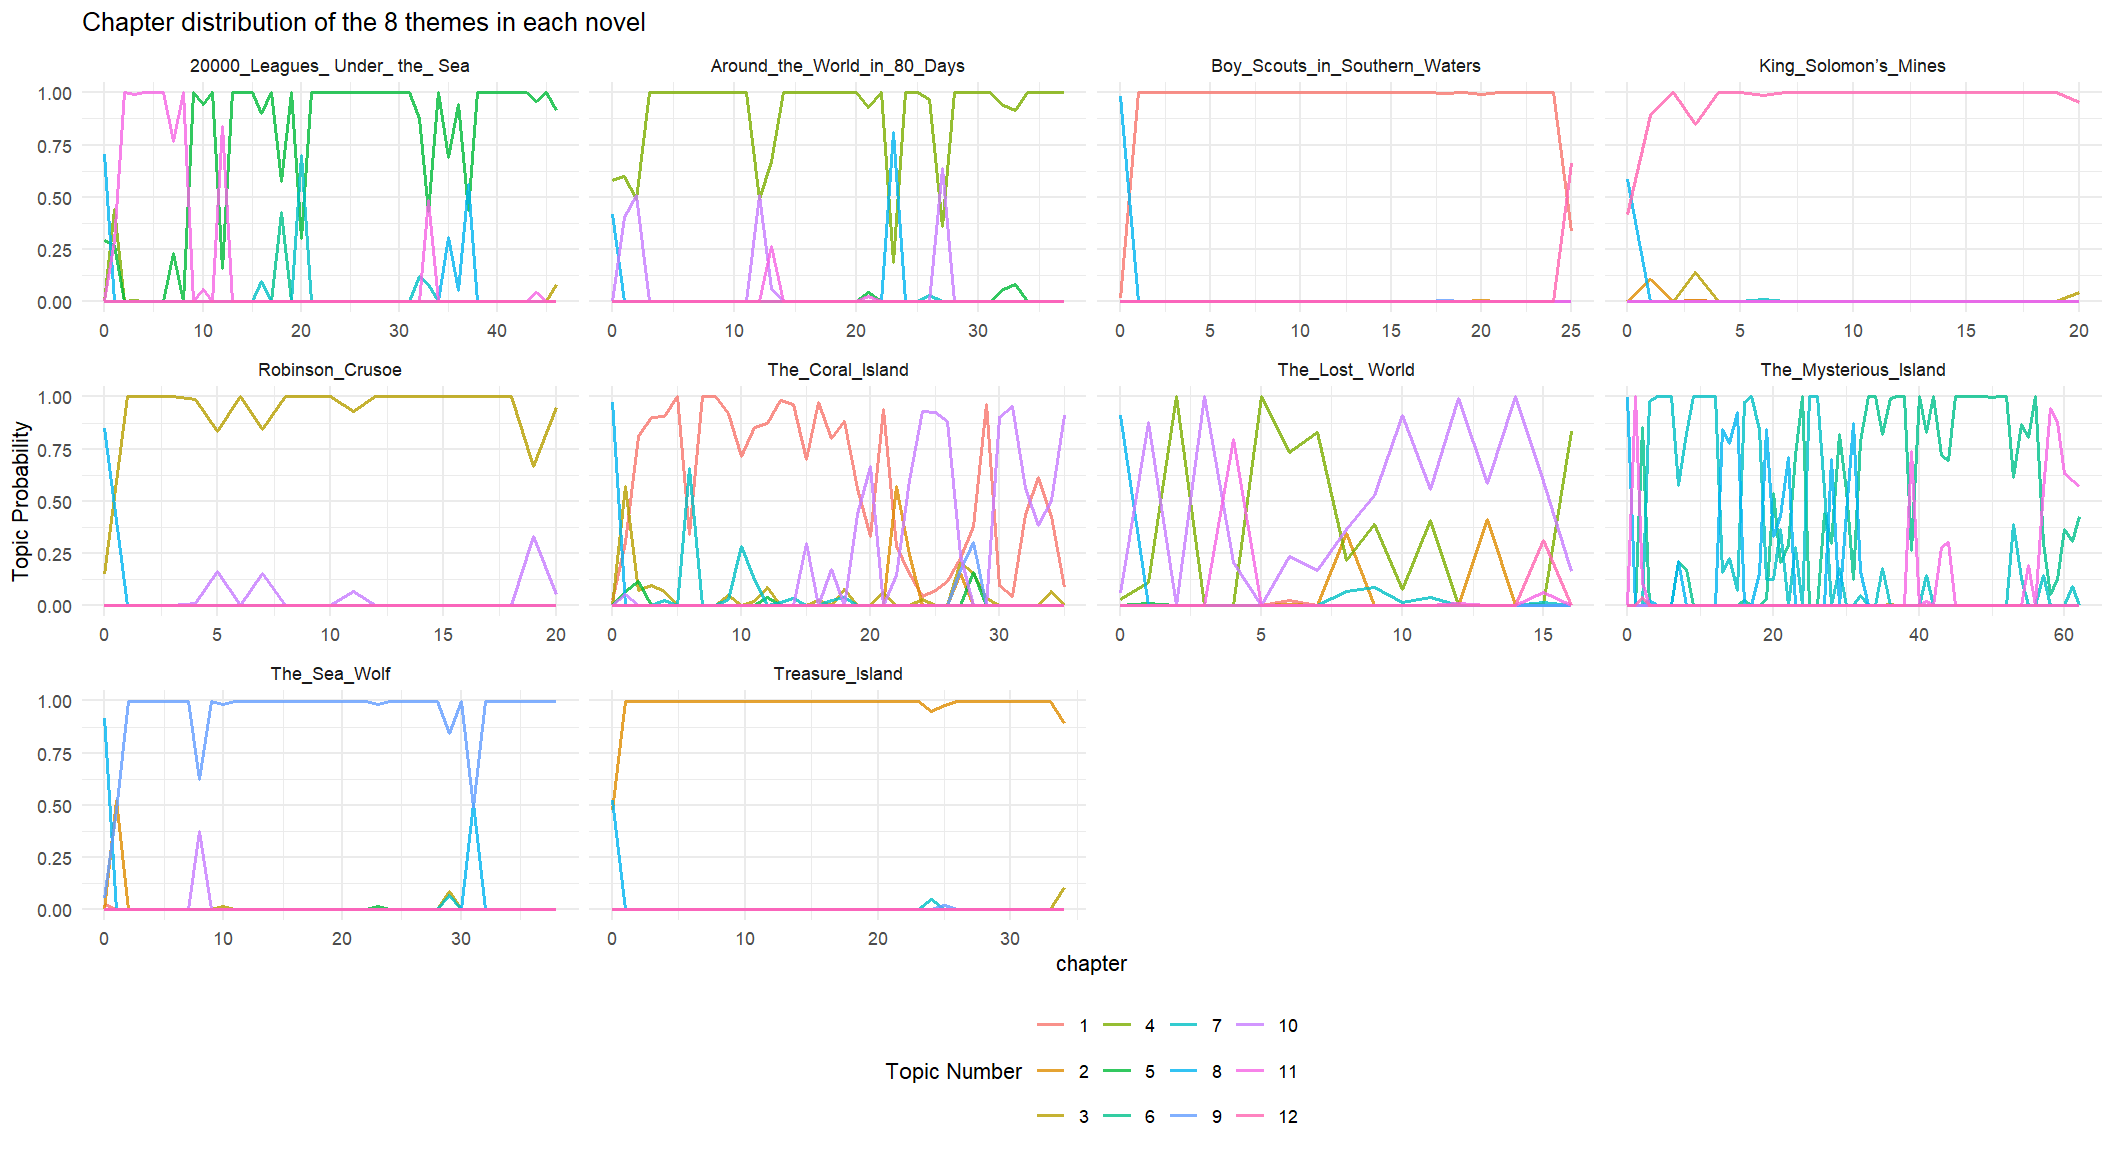

Generate this figure with R:

# Create a chapter ID
book_tokens_id <- book_tokens %>%
  mutate(doc_id = paste(book, chapter, sep = "_"))

# Generate DTM: Each document is a chapter 
chapter_dtm <- book_tokens_id %>%
  count(doc_id, word) %>%
  cast_dtm(document = doc_id, term = word, value = n)

result_k <- FindTopicsNumber(
  chapter_dtm,
  topics = seq(2, 12, by = 2),
  metrics = c("Griffiths2004", "CaoJuan2009", "Arun2010", "Deveaud2014"),
  method = "Gibbs",
  control = list(seed = 123),
  mc.cores = 1L
)

# Visualize selection results
FindTopicsNumber_plot(result_k)

lda_model <- LDA(chapter_dtm, k = 12, control = list(seed = 123))

chapter_topics <- tidy(lda_model, matrix = "gamma")  


chapter_topics <- chapter_topics %>%
  extract(document, into = c("book", "chapter"),
          regex = "^(.*)_(\\d+)$", convert = TRUE)

chapter_topics %>%
  filter(book == "20000_Leagues_Under_the_Sea", chapter == 1)

chapter_topics %>%
  filter(book == "Around_the_World_in_80_Days") %>%
  ggplot(aes(x = chapter, y = gamma, color = factor(topic), group = topic)) +
  geom_line() +
  labs(title = "Chapter topic distribution", y = "Topic Probability", x = "chapter", color = "topic") +
  theme_minimal()

chapter_topics %>%
  filter(book == "20000_Leagues_ Under_ the_ Sea") %>%
  count(topic)

chapter_topics %>%
  ggplot(aes(x = chapter, y = gamma, color = factor(topic), group = topic)) +
  geom_line(linewidth = 0.8, alpha = 0.8) +
  facet_wrap(~ book, scales = "free_x") +
  labs(
    title = "Chapter distribution of the 8 themes in each novel",
    x = "chapter",
    y = "Topic Probability",
    color = "Topic Number"
  ) +
  theme_minimal() +
  theme(legend.position = "bottom")
###################################################################
topic_terms <- tidy(lda_model, matrix = "beta")

# The top 10 most important words for each topic
top_terms <- topic_terms %>%
  group_by(topic) %>%
  top_n(10, beta) %>%
  ungroup() %>%
  arrange(topic, -beta)

# Visualization: The most important words for each topic
top_terms %>%
  mutate(term = reorder_within(term, beta, topic)) %>%
  ggplot(aes(beta, term, fill = factor(topic))) +
  geom_col(show.legend = FALSE) +
  facet_wrap(~ topic, scales = "free") +
  scale_y_reordered() +
  labs(title = "Top 10 Terms in Each Topic", x = "Beta (Term Probability)", y = NULL)

topic_labels <- tibble(
  topic = 1:12,
  topic_label = c(
    "Boys' Adventure & Island Life",        # 1
    "Pirates & Maritime Conflict",          # 2
    "Island Survival & Natives",            # 3
    "Global Voyage & Adventure",            # 4
    "Underwater Exploration & Nautilus",    # 5
    "Engineering & Collective Work A",      # 6
    "Engineering & Collective Work B",      # 7
    "Gutenberg Metadata Noise",             # 8
    "Sea Survival & the Captain",           # 9
    "Lost World & Dinosaur Expedition",     #10
    "Shipwreck & Character Relations",      #11
    "African Exploration & Tribal Conflict" #12
  )
)

# Join the labels to chapter_topics
chapter_topics_labeled <- chapter_topics %>%
  left_join(topic_labels, by = "topic")
##############################################################################

topic_probs <- chapter_topics %>%
  pivot_wider(
    names_from = topic,
    values_from = gamma,
    names_prefix = "topic_"
  )

# Calculate the change in each topic (chapter difference)
topic_deltas <- topic_probs %>%
  arrange(book, chapter) %>%
  group_by(book) %>%
  mutate(across(starts_with("topic_"), ~ .x - lag(.x), .names = "delta_{.col}")) %>%
  ungroup()

# Merge topic + delta_topic back into sentiment_record
sentiment_record <- sentiment_record %>%
  left_join(topic_deltas, by = c("book", "chapter"))
